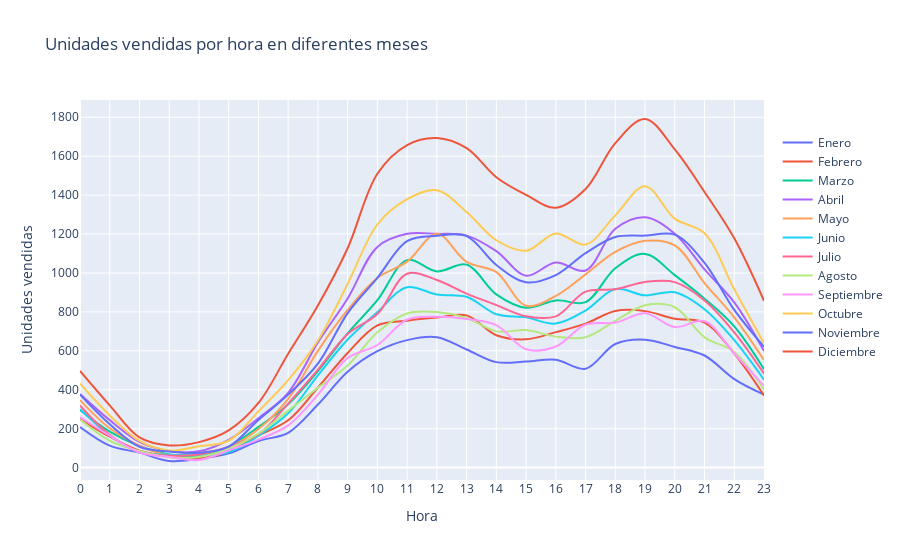

This figure's notebook cell:
### Markdown cell above
¿Cómo cambian los patrones de ventas por hora a lo largo del año?

### Code cell
# Crear una lista de las horas del día (0 a 23)
Horas = list(range(24))

# Crear un objeto figura para el gráfico
fig = go.Figure()

# Lista para almacenar los datos de ventas por hora de cada mes
ventas_por_hora_por_mes = []

# Iterar a través de cada mes en la lista 'meses'
for mes in meses:
    # Obtener el DataFrame correspondiente al mes
    dataframe_mes = dataframes[mes]
    
    # Realizar algún procesamiento de datos específico (reemplaza con tu propio procesamiento)
    dataframe_mes = extraer_datos(dataframe_mes)  # Reemplaza esto con el procesamiento que necesites
    
    # Calcular el número de ventas por hora para este mes y almacenarlo en 'Ventas_por_hora'
    Ventas_por_hora = dataframe_mes.groupby('Hora')['Cantidad Pedida'].count()
    
    # Agregar los datos de ventas por hora de este mes a la lista 'ventas_por_hora_por_mes'
    ventas_por_hora_por_mes.append(Ventas_por_hora)

# Iterar sobre la lista de datos y agregar cada mes al objeto figura 'fig'
for i, mes in enumerate(meses):
    fig.add_trace(go.Scatter(
        x=Horas,  # Eje X: Horas del día
        y=ventas_por_hora_por_mes[i],  # Eje Y: Datos de ventas por hora para este mes
        mode='lines',  # Tipo de gráfico: líneas
        name=mes,  # Etiqueta para la leyenda del gráfico
        line=dict(width=2, shape='spline'),  # Configuración de las líneas del gráfico
    ))

# Configurar los ejes y los títulos del gráfico
fig.update_layout(
    title="Unidades vendidas por hora en diferentes meses",  # Título del gráfico
    xaxis=dict(title="Hora", tickvals=Horas),  # Configuración del eje X
    yaxis=dict(title="Unidades vendidas", side="left"),  # Configuración del eje Y
    legend=dict(y=0.3, yanchor='bottom'),  # Configuración de la leyenda
)

# Mostrar el gráfico
fig.show()

### Figure 1 — Plotly figure (JSON) as saved in the notebook; plotly's stock layout.template omitted (floating-point values rounded to 4 significant figures)
{"data": [{"line": {"shape": "spline", "width": 2}, "mode": "lines", "name": "Enero", "type": "scatter", "x": [0, 1, 2, 3, 4, 5, 6, 7, 8, 9, 10, 11, 12, 13, 14, 15, 16, 17, 18, 19, 20, 21, 22, 23], "y": [209, 113, 77, 34, 45, 73, 137, 179, 324, 493, 598, 655, 670, 607, 542, 545, 554, 508, 635, 657, 620, 576, 455, 375]}, {"line": {"shape": "spline", "width": 2}, "mode": "lines", "name": "Febrero", "type": "scatter", "x": [0, 1, 2, 3, 4, 5, 6, 7, 8, 9, 10, 11, 12, 13, 14, 15, 16, 17, 18, 19, 20, 21, 22, 23], "y": [250, 159, 87, 60, 49, 83, 165, 243, 411, 589, 731, 755, 771, 782, 680, 659, 696, 740, 805, 804, 765, 745, 586, 371]}, {"line": {"shape": "spline", "width": 2}, "mode": "lines", "name": "Marzo", "type": "scatter", "x": [0, 1, 2, 3, 4, 5, 6, 7, 8, 9, 10, 11, 12, 13, 14, 15, 16, 17, 18, 19, 20, 21, 22, 23], "y": [296, 185, 111, 68, 58, 108, 209, 325, 496, 690, 860, 1066, 1008, 1043, 890, 821, 859, 850, 1024, 1098, 989, 868, 726, 506]}, {"line": {"shape": "spline", "width": 2}, "mode": "lines", "name": "Abril", "type": "scatter", "x": [0, 1, 2, 3, 4, 5, 6, 7, 8, 9, 10, 11, 12, 13, 14, 15, 16, 17, 18, 19, 20, 21, 22, 23], "y": [378, 244, 132, 85, 84, 143, 254, 384, 643, 869, 1134, 1201, 1201, 1192, 1112, 986, 1054, 1013, 1227, 1286, 1201, 1018, 849, 599]}, {"line": {"shape": "spline", "width": 2}, "mode": "lines", "name": "Mayo", "type": "scatter", "x": [0, 1, 2, 3, 4, 5, 6, 7, 8, 9, 10, 11, 12, 13, 14, 15, 16, 17, 18, 19, 20, 21, 22, 23], "y": [347, 202, 113, 63, 75, 104, 198, 353, 600, 810, 974, 1058, 1201, 1057, 1004, 832, 882, 993, 1108, 1165, 1142, 948, 772, 553]}, {"line": {"shape": "spline", "width": 2}, "mode": "lines", "name": "Junio", "type": "scatter", "x": [0, 1, 2, 3, 4, 5, 6, 7, 8, 9, 10, 11, 12, 13, 14, 15, 16, 17, 18, 19, 20, 21, 22, 23], "y": [300, 166, 80, 66, 65, 79, 164, 279, 474, 658, 799, 927, 889, 878, 788, 772, 740, 807, 918, 885, 901, 814, 655, 452]}, {"line": {"shape": "spline", "width": 2}, "mode": "lines", "name": "Julio", "type": "scatter", "x": [0, 1, 2, 3, 4, 5, 6, 7, 8, 9, 10, 11, 12, 13, 14, 15, 16, 17, 18, 19, 20, 21, 22, 23], "y": [319, 168, 81, 62, 67, 108, 170, 329, 503, 687, 789, 996, 964, 894, 835, 778, 777, 904, 916, 954, 953, 859, 695, 483]}, {"line": {"shape": "spline", "width": 2}, "mode": "lines", "name": "Agosto", "type": "scatter", "x": [0, 1, 2, 3, 4, 5, 6, 7, 8, 9, 10, 11, 12, 13, 14, 15, 16, 17, 18, 19, 20, 21, 22, 23], "y": [247, 138, 85, 53, 55, 97, 175, 293, 410, 524, 695, 792, 799, 769, 700, 707, 673, 670, 754, 834, 824, 669, 594, 400]}, {"line": {"shape": "spline", "width": 2}, "mode": "lines", "name": "Septiembre", "type": "scatter", "x": [0, 1, 2, 3, 4, 5, 6, 7, 8, 9, 10, 11, 12, 13, 14, 15, 16, 17, 18, 19, 20, 21, 22, 23], "y": [260, 164, 78, 55, 39, 89, 144, 217, 375, 563, 630, 761, 775, 764, 732, 608, 622, 735, 745, 793, 722, 752, 586, 420]}, {"line": {"shape": "spline", "width": 2}, "mode": "lines", "name": "Octubre", "type": "scatter", "x": [0, 1, 2, 3, 4, 5, 6, 7, 8, 9, 10, 11, 12, 13, 14, 15, 16, 17, 18, 19, 20, 21, 22, 23], "y": [432, 268, 137, 88, 110, 138, 289, 449, 653, 944, 1249, 1379, 1425, 1313, 1168, 1114, 1203, 1146, 1296, 1446, 1279, 1204, 916, 638]}, {"line": {"shape": "spline", "width": 2}, "mode": "lines", "name": "Noviembre", "type": "scatter", "x": [0, 1, 2, 3, 4, 5, 6, 7, 8, 9, 10, 11, 12, 13, 14, 15, 16, 17, 18, 19, 20, 21, 22, 23], "y": [375, 223, 107, 83, 76, 108, 245, 375, 534, 794, 975, 1164, 1191, 1189, 1041, 952, 989, 1102, 1185, 1192, 1197, 1052, 810, 621]}, {"line": {"shape": "spline", "width": 2}, "mode": "lines", "name": "Diciembre", "type": "scatter", "x": [0, 1, 2, 3, 4, 5, 6, 7, 8, 9, 10, 11, 12, 13, 14, 15, 16, 17, 18, 19, 20, 21, 22, 23], "y": [497, 320, 155, 114, 131, 191, 332, 585, 833, 1127, 1510, 1657, 1693, 1641, 1492, 1401, 1335, 1431, 1667, 1791, 1635, 1416, 1178, 857]}], "layout": {"legend": {"y": 0.3, "yanchor": "bottom"}, "title": {"text": "Unidades vendidas por hora en diferentes meses"}, "xaxis": {"tickvals": [0, 1, 2, 3, 4, 5, 6, 7, 8, 9, 10, 11, 12, 13, 14, 15, 16, 17, 18, 19, 20, 21, 22, 23], "title": {"text": "Hora"}}, "yaxis": {"side": "left", "title": {"text": "Unidades vendidas"}}}}
